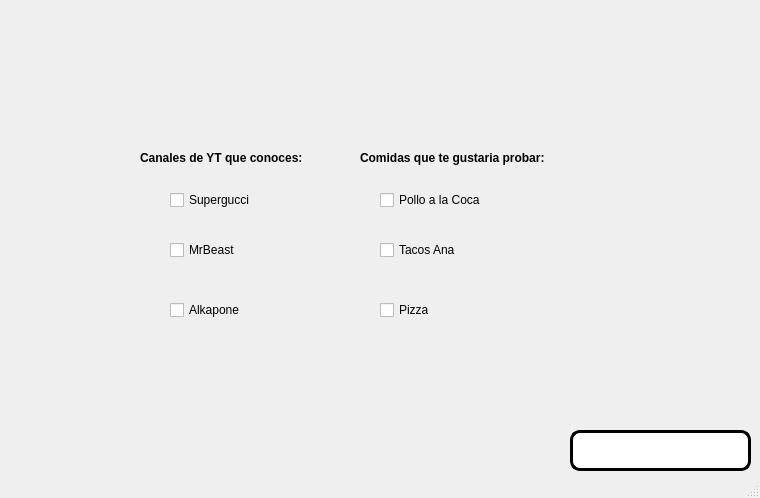
<?xml version="1.0" encoding="UTF-8"?>
<ui version="4.0">
 <class>MainWindow</class>
 <widget class="QMainWindow" name="MainWindow">
  <property name="geometry">
   <rect>
    <x>0</x>
    <y>0</y>
    <width>760</width>
    <height>498</height>
   </rect>
  </property>
  <property name="windowTitle">
   <string>MainWindow</string>
  </property>
  <widget class="QWidget" name="centralwidget">
   <widget class="QLineEdit" name="txt_temporizador">
    <property name="geometry">
     <rect>
      <x>570</x>
      <y>430</y>
      <width>181</width>
      <height>41</height>
     </rect>
    </property>
    <property name="font">
     <font>
      <pointsize>25</pointsize>
      <weight>75</weight>
      <bold>true</bold>
     </font>
    </property>
    <property name="styleSheet">
     <string notr="true">background-color: rgb(255, 255, 255);
border-radius: 10px;
border: 3px solid black</string>
    </property>
    <property name="alignment">
     <set>Qt::AlignCenter</set>
    </property>
   </widget>
   <widget class="QLabel" name="label_2">
    <property name="geometry">
     <rect>
      <x>10</x>
      <y>20</y>
      <width>151</width>
      <height>111</height>
     </rect>
    </property>
    <property name="styleSheet">
     <string notr="true"/>
    </property>
    <property name="text">
     <string/>
    </property>
    <property name="pixmap">
     <pixmap resource="../Archivos/Recursos.qrc">:/Fotos/logofacultad.jpg</pixmap>
    </property>
    <property name="scaledContents">
     <bool>true</bool>
    </property>
   </widget>
   <widget class="QLabel" name="label_3">
    <property name="geometry">
     <rect>
      <x>580</x>
      <y>10</y>
      <width>161</width>
      <height>111</height>
     </rect>
    </property>
    <property name="styleSheet">
     <string notr="true"/>
    </property>
    <property name="text">
     <string/>
    </property>
    <property name="pixmap">
     <pixmap resource="../Archivos/Recursos.qrc">:/Fotos/logoUAT.jpg</pixmap>
    </property>
    <property name="scaledContents">
     <bool>true</bool>
    </property>
   </widget>
   <widget class="QLabel" name="label_4">
    <property name="geometry">
     <rect>
      <x>580</x>
      <y>310</y>
      <width>161</width>
      <height>121</height>
     </rect>
    </property>
    <property name="styleSheet">
     <string notr="true"/>
    </property>
    <property name="text">
     <string/>
    </property>
    <property name="pixmap">
     <pixmap resource="../Archivos/Recursos.qrc">:/Fotos/kirby buchon.jpg</pixmap>
    </property>
    <property name="scaledContents">
     <bool>true</bool>
    </property>
   </widget>
   <widget class="QCheckBox" name="cb_supergucci">
    <property name="geometry">
     <rect>
      <x>170</x>
      <y>190</y>
      <width>101</width>
      <height>20</height>
     </rect>
    </property>
    <property name="text">
     <string>Supergucci</string>
    </property>
   </widget>
   <widget class="QCheckBox" name="cb_mrbeast">
    <property name="geometry">
     <rect>
      <x>170</x>
      <y>240</y>
      <width>81</width>
      <height>20</height>
     </rect>
    </property>
    <property name="text">
     <string>MrBeast</string>
    </property>
   </widget>
   <widget class="QCheckBox" name="cb_alkapone">
    <property name="geometry">
     <rect>
      <x>170</x>
      <y>300</y>
      <width>81</width>
      <height>20</height>
     </rect>
    </property>
    <property name="text">
     <string>Alkapone</string>
    </property>
   </widget>
   <widget class="QCheckBox" name="cb_pollo">
    <property name="geometry">
     <rect>
      <x>380</x>
      <y>190</y>
      <width>111</width>
      <height>20</height>
     </rect>
    </property>
    <property name="text">
     <string>Pollo a la Coca</string>
    </property>
   </widget>
   <widget class="QCheckBox" name="cb_tacos">
    <property name="geometry">
     <rect>
      <x>380</x>
      <y>240</y>
      <width>91</width>
      <height>20</height>
     </rect>
    </property>
    <property name="text">
     <string>Tacos Ana</string>
    </property>
   </widget>
   <widget class="QCheckBox" name="cb_pizza">
    <property name="geometry">
     <rect>
      <x>380</x>
      <y>300</y>
      <width>81</width>
      <height>20</height>
     </rect>
    </property>
    <property name="text">
     <string>Pizza</string>
    </property>
   </widget>
   <widget class="QLabel" name="label">
    <property name="geometry">
     <rect>
      <x>140</x>
      <y>150</y>
      <width>191</width>
      <height>16</height>
     </rect>
    </property>
    <property name="font">
     <font>
      <weight>75</weight>
      <bold>true</bold>
     </font>
    </property>
    <property name="text">
     <string>Canales de YT que conoces:</string>
    </property>
   </widget>
   <widget class="QLabel" name="label_5">
    <property name="geometry">
     <rect>
      <x>360</x>
      <y>150</y>
      <width>221</width>
      <height>16</height>
     </rect>
    </property>
    <property name="font">
     <font>
      <weight>75</weight>
      <bold>true</bold>
     </font>
    </property>
    <property name="text">
     <string>Comidas que te gustaria probar:</string>
    </property>
   </widget>
  </widget>
  <widget class="QMenuBar" name="menubar">
   <property name="geometry">
    <rect>
     <x>0</x>
     <y>0</y>
     <width>760</width>
     <height>26</height>
    </rect>
   </property>
  </widget>
  <widget class="QStatusBar" name="statusbar"/>
 </widget>
 <resources>
  <include location="../Archivos/Recursos.qrc"/>
 </resources>
 <connections/>
</ui>
